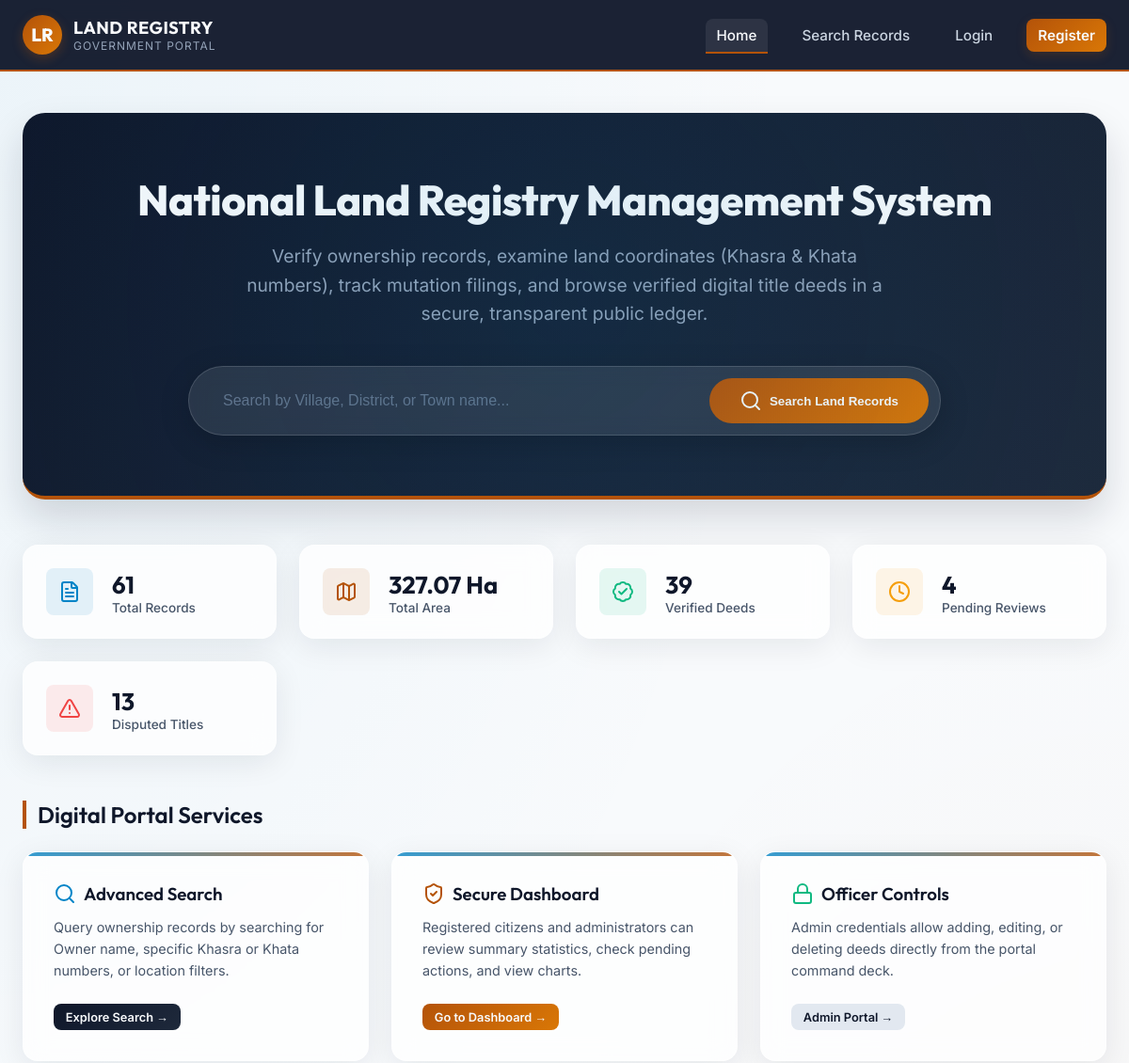
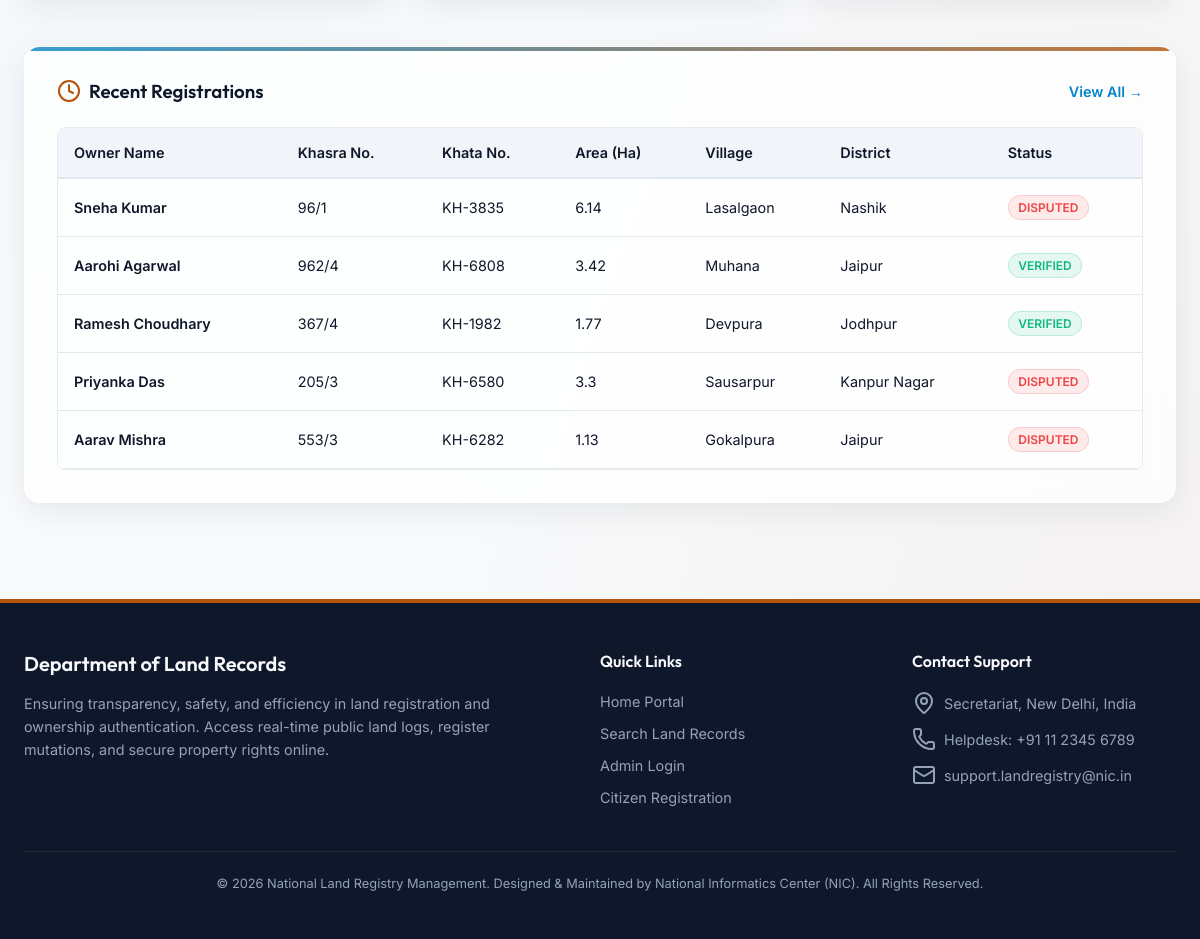
The page / on the database its author committed (2 pictures, top to bottom).
### tables this page shows
CREATE TABLE land_records (
        id INTEGER PRIMARY KEY AUTOINCREMENT,
        owner_name TEXT NOT NULL,
        father_husband_name TEXT NOT NULL,
        aadhaar_id TEXT NOT NULL,
        mobile_number TEXT NOT NULL,
        khasra_number TEXT NOT NULL,
        khata_number TEXT NOT NULL,
        survey_number TEXT NOT NULL,
        area REAL NOT NULL,
        market_value REAL NOT NULL,
        village TEXT NOT NULL,
        tehsil TEXT NOT NULL,
        district TEXT NOT NULL,
        state TEXT NOT NULL,
        pin_code TEXT NOT NULL,
        land_type TEXT NOT NULL,
        registry_status TEXT NOT NULL,
        registration_date TEXT NOT NULL,
        remarks TEXT
    );

### app.py (the view)
@app.route('/')
def index():
    conn = get_db_connection()
    cursor = conn.cursor()
    stats = {}
    try:
        stats['total_records'] = cursor.execute('SELECT COUNT(*) FROM land_records').fetchone()[0]
        stats['total_area'] = cursor.execute('SELECT SUM(area) FROM land_records').fetchone()[0] or 0.0
        stats['total_value'] = cursor.execute('SELECT SUM(market_value) FROM land_records').fetchone()[0] or 0.0
        stats['verified_count'] = cursor.execute("SELECT COUNT(*) FROM land_records WHERE registry_status = 'Verified'").fetchone()[0]
        stats['pending_count'] = cursor.execute("SELECT COUNT(*) FROM land_records WHERE registry_status = 'Pending'").fetchone()[0]
        stats['disputed_count'] = cursor.execute("SELECT COUNT(*) FROM land_records WHERE registry_status = 'Disputed'").fetchone()[0]
        stats['total_area'] = round(stats['total_area'], 2)
        stats['total_value_cr'] = round(stats['total_value'] / 10000000.0, 2)  # Convert to Crores
    except sqlite3.Error as e:
        print("Database error:", e)
        stats = {
            'total_records': 0, 'total_area': 0.0, 'total_value_cr': 0.0,
            'verified_count': 0, 'pending_count': 0, 'disputed_count': 0
        }
    recent_records = []
    try:
        recent_records = cursor.execute('SELECT * FROM land_records ORDER BY id DESC LIMIT 5').fetchall()
    except sqlite3.Error as e:
        print("Database error:", e)
    conn.close()
    return render_template('index.html', stats=stats, recent_records=recent_records)

### app.py (called while the page is built)
def get_db_connection():
    print(f"Connecting to database at: {DB_PATH}")
    conn = sqlite3.connect(DB_PATH)
    conn.row_factory = sqlite3.Row
    return conn

def is_logged_in():
    return 'user_id' in session

@app.context_processor
def inject_user():
    return dict(
        logged_in=is_logged_in(),
        username=session.get('username'),
        role=session.get('role'),
        full_name=session.get('full_name')
    )

### templates/index.html (shortened to what this page needs)
{% extends 'base.html' %}
{% block content %}
<div class="hero">
    <h1>National Land Registry Management System</h1>
    <p>Verify ownership records, examine land coordinates (Khasra & Khata numbers), track mutation filings, and browse verified digital title deeds in a secure, transparent public ledger.</p>
    <div class="hero-search-container">
        <form action="{{ url_for('search') }}" method="GET" class="hero-search-form">
            <input type="text" name="location" placeholder="Search by Village, District, or Town name..." required>
            <button type="submit">
                <i data-lucide="search"></i> Search Land Records
            </button>
        </form>
    </div>
</div>
<div class="stats-grid">
    <div class="stat-card">
        <div class="stat-icon primary">
            <i data-lucide="file-text"></i>
        </div>
        <div class="stat-info">
            <span class="stat-value">{{ stats.total_records }}</span>
            <span class="stat-label">Total Records</span>
        </div>
    </div>
    <div class="stat-card">
        <div class="stat-icon accent">
            <i data-lucide="map"></i>
        </div>
        <div class="stat-info">
            <span class="stat-value">{{ stats.total_area }} Ha</span>
            <span class="stat-label">Total Area</span>
        </div>
    </div>
    <div class="stat-card">
        <div class="stat-icon success">
            <i data-lucide="badge-check"></i>
        </div>
        <div class="stat-info">
            <span class="stat-value">{{ stats.verified_count }}</span>
            <span class="stat-label">Verified Deeds</span>
        </div>
    </div>
    <div class="stat-card">
        <div class="stat-icon warning">
            <i data-lucide="clock"></i>
        </div>
        <div class="stat-info">
            <span class="stat-value">{{ stats.pending_count }}</span>
            <span class="stat-label">Pending Reviews</span>
        </div>
    </div>
    <div class="stat-card">
        <div class="stat-icon danger">
            <i data-lucide="alert-triangle"></i>
        </div>
        <div class="stat-info">
            <span class="stat-value">{{ stats.disputed_count }}</span>
            <span class="stat-label">Disputed Titles</span>
        </div>
    </div>
</div>
<h2 style="margin-bottom: 1.5rem; border-left: 4px solid var(--accent); padding-left: 0.75rem;">Digital Portal Services</h2>
<div class="stats-grid" style="grid-template-columns: repeat(auto-fit, minmax(300px, 1fr)); margin-bottom: 3rem;">
    <div class="glass-card">
        <h3 style="display:flex; align-items:center; gap:0.5rem; margin-bottom:0.75rem;">
            <i data-lucide="search" style="color: var(--secondary);"></i> Advanced Search
        </h3>
        <p style="color: var(--text-muted); font-size: 0.9rem; line-height: 1.6; margin-bottom: 1.5rem;">
            Query ownership records by searching for Owner name, specific Khasra or Khata numbers, or location filters.
        </p>
        <a href="{{ url_for('search') }}" class="btn btn-primary btn-sm">Explore Search &rarr;</a>
    </div>
    <div class="glass-card">
        <h3 style="display:flex; align-items:center; gap:0.5rem; margin-bottom:0.75rem;">
            <i data-lucide="shield-check" style="color: var(--accent);"></i> Secure Dashboard
        </h3>
        <p style="color: var(--text-muted); font-size: 0.9rem; line-height: 1.6; margin-bottom: 1.5rem;">
            Registered citizens and administrators can review summary statistics, check pending actions, and view charts.
        </p>
        <a href="{{ url_for('dashboard') }}" class="btn btn-accent btn-sm">Go to Dashboard &rarr;</a>
    </div>
    <div class="glass-card">
        <h3 style="display:flex; align-items:center; gap:0.5rem; margin-bottom:0.75rem;">
            <i data-lucide="lock" style="color: var(--status-verified);"></i> Officer Controls
        </h3>
        <p style="color: var(--text-muted); font-size: 0.9rem; line-height: 1.6; margin-bottom: 1.5rem;">
            Admin credentials allow adding, editing, or deleting deeds directly from the portal command deck.
        </p>
        <a href="{{ url_for('login') }}" class="btn btn-secondary btn-sm">Admin Portal &rarr;</a>
    </div>
</div>
<div class="glass-card">
    <div style="display:flex; justify-content:space-between; align-items:center; margin-bottom:1.5rem;">
        <h3 style="display:flex; align-items:center; gap:0.5rem;">
            <i data-lucide="clock" style="color: var(--accent)"></i> Recent Registrations
        </h3>
        <a href="{{ url_for('search') }}" style="color: var(--secondary); font-size:0.9rem; text-decoration:none; font-weight:600;">View All &rarr;</a>
    </div>
    <div class="table-responsive">
        <table class="custom-table">
            <thead>
                <tr>
                    <th>Owner Name</th>
                    <th>Khasra No.</th>
                    <th>Khata No.</th>
                    <th>Area (Ha)</th>
                    <th>Village</th>
                    <th>District</th>
                    <th>Status</th>
                </tr>
            </thead>
            <tbody>
                {% if recent_records %}
                    {% for row in recent_records %}
                        <tr>
                            <td style="font-weight: 600; color: var(--primary);">{{ row.owner_name }}</td>
                            <td>{{ row.khasra_number }}</td>
                            <td>{{ row.khata_number }}</td>
                            <td>{{ row.area }}</td>
                            <td>{{ row.village }}</td>
                            <td>{{ row.district }}</td>
                            <td>
                                <span class="badge {% if row.registry_status == 'Verified' %}verified{% elif row.registry_status == 'Pending' %}pending{% elif row.registry_status == 'Disputed' %}disputed{% else %}transferred{% endif %}">
                                    {{ row.registry_status }}
                                </span>
                            </td>
                        </tr>
                    {% endfor %}
                {% else %}
                    <tr>
                        <td colspan="7" style="text-align: center; color: var(--text-muted); padding: 2rem;">No recent records found in database.</td>
                    </tr>
                {% endif %}
            </tbody>
        </table>
    </div>
</div>
{% endblock %}

### templates/base.html (shortened to what this page needs)
<!DOCTYPE html>
<html lang="en">
<head>
    <link rel="stylesheet" href="{{ url_for('static', filename='css/style.css') }}">
</head>
<body>
    <header>
        <div class="nav-container">
            <a href="{{ url_for('index') }}" class="brand">
                <div class="brand-emblem">LR</div>
                <div class="brand-text">
                    <span class="title">LAND REGISTRY</span>
                    <span class="subtitle">Government Portal</span>
                </div>
            </a>
            <ul class="nav-menu">
                <li class="nav-item {% if request.path == '/' %}active{% endif %}">
                    <a href="{{ url_for('index') }}">Home</a>
                </li>
                <li class="nav-item {% if request.path == '/search' %}active{% endif %}">
                    <a href="{{ url_for('search') }}">Search Records</a>
                </li>
                {% if logged_in %}
                    <li class="nav-item {% if request.path == '/dashboard' %}active{% endif %}">
                        <a href="{{ url_for('dashboard') }}">Dashboard</a>
                    </li>
                    {% if role == 'admin' %}
                        <li class="nav-item {% if request.path == '/admin/add' %}active{% endif %}">
                            <a href="{{ url_for('add_record') }}">Add Record</a>
                        </li>
                    {% endif %}
                    <li class="nav-item">
                        <a href="{{ url_for('logout') }}" class="nav-btn btn btn-sm">Logout ({{ username }})</a>
                    </li>
                {% else %}
                    <li class="nav-item {% if request.path == '/login' %}active{% endif %}">
                        <a href="{{ url_for('login') }}">Login</a>
                    </li>
                    <li class="nav-item {% if request.path == '/register' %}active{% endif %}">
                        <a href="{{ url_for('register') }}" class="nav-btn btn btn-sm">Register</a>
                    </li>
                {% endif %}
            </ul>
        </div>
    </header>
    <main>
        {% block content %}{% endblock %}
    </main>
    <footer>
        <div class="footer-container">
            <div class="footer-about">
                <h3>Department of Land Records</h3>
                <p>Ensuring transparency, safety, and efficiency in land registration and ownership authentication. Access real-time public land logs, register mutations, and secure property rights online.</p>
            </div>
            <div class="footer-links">
                <h4>Quick Links</h4>
                <ul>
                    <li><a href="{{ url_for('index') }}">Home Portal</a></li>
                    <li><a href="{{ url_for('search') }}">Search Land Records</a></li>
                    <li><a href="{{ url_for('login') }}">Admin Login</a></li>
                    <li><a href="{{ url_for('register') }}">Citizen Registration</a></li>
                </ul>
            </div>
            <div class="footer-contact">
                <h4>Contact Support</h4>
                <p><i data-lucide="map-pin"></i> Secretariat, New Delhi, India</p>
                <p><i data-lucide="phone"></i> Helpdesk: +91 11 2345 6789</p>
                <p><i data-lucide="mail"></i> support.landregistry@nic.in</p>
            </div>
        </div>
        <div class="footer-bottom">
            <p>&copy; 2026 National Land Registry Management. Designed & Maintained by National Informatics Center (NIC). All Rights Reserved.</p>
        </div>
    </footer>
</body>
</html>

### rows shown on the page
land_records: owner_name "Sneha Kumar", khasra_number "96/1", khata_number "KH-3835", area "6.14", village "Lasalgaon", district "Nashik", registry_status "DISPUTED"
land_records: owner_name "Aarohi Agarwal", khasra_number "962/4", khata_number "KH-6808", area "3.42", village "Muhana", district "Jaipur", registry_status "VERIFIED"
land_records: owner_name "Ramesh Choudhary", khasra_number "367/4", khata_number "KH-1982", area "1.77", village "Devpura", district "Jodhpur", registry_status "VERIFIED"
land_records: owner_name "Priyanka Das", khasra_number "205/3", khata_number "KH-6580", area "3.3", village "Sausarpur", district "Kanpur Nagar", registry_status "DISPUTED"
land_records: owner_name "Aarav Mishra", khasra_number "553/3", khata_number "KH-6282", area "1.13", village "Gokalpura", district "Jaipur", registry_status "DISPUTED"

### other values the page prints
{{ stats.total_records }} "61"
{{ stats.total_area }} "327.07"
{{ stats.verified_count }} "39"
{{ stats.pending_count }} "4"
{{ stats.disputed_count }} "13"
